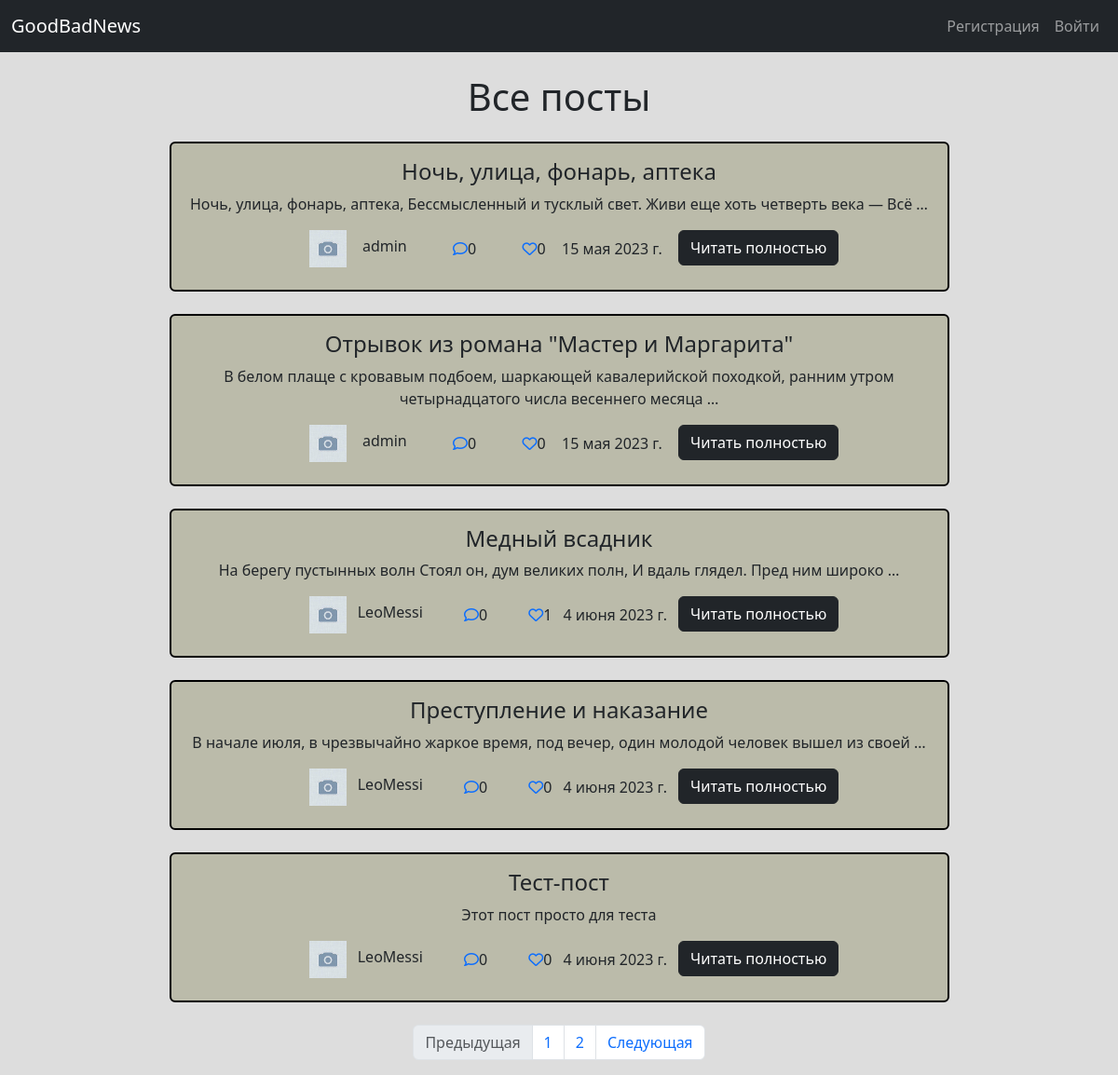
The page / on the database its author committed.
### posts/models.py (models this page shows, shortened)
class Post(models.Model):
    title = models.CharField(max_length=55)
    text = models.TextField()
    user = models.ForeignKey(to=User, on_delete=models.CASCADE)
    date = models.DateField(auto_now_add=True)
    img = models.ImageField(upload_to='content_images', null=True, blank=True)

### users/models.py (models this page shows)
class User(AbstractUser):
    img = models.ImageField(upload_to='users_images', null=True, blank=True)
    def __str__(self):
        return self.username

### posts/views.py (the view)
# urls.py: path('', PostListView.as_view(), name='list'),
class PostListView(TitleMixin, ListView):
    template_name = 'posts/list.html'
    model = Post
    context_object_name = 'posts'
    title = 'Главная'
    paginate_by = 5

### common/views.py (called while the page is built)
    def get_context_data(self, **kwargs):
        context = super().get_context_data(**kwargs)
        context['title'] = self.title
        return context

### posts/templates/posts/list.html (shortened to what this page needs)
{% extends 'posts/base.html' %}
{% load static %}
{% block content %}
    <main>
        <div class="container mt-4 text-center">
            <h1>Все посты</h1>
            {% for post in posts %}
                <div class="w-75 mx-auto">
                    <div class="card mt-4 post">
                        <div class="card-body">
                          <h4>{{ post.title }}</h4>
                          <div>
                            {{ post.text|truncatewords:15 }}
                          </div>
                          <ul class="w-75 mt-3 mb-0 mx-auto list-out">
                            <li><img src="{% if request.user.img %} {{ post.user.img.url }} {% else %} {% static 'img/1.jpg' %} {% endif %}" alt="img" height="40px" width="40px"></li>
                            <li class="pt-2"><h6>{{ post.user }}</h6></li>
                            <li class="pt-2">
                                <ul class="list-in">
                                    <li><a href="{% url 'posts:detail' post.pk %}"><i class="fa-regular fa-comment"></i></a></li>
                                    <li><p>{{ post.comment_post.count }}</p></li>
                                </ul>
                            </li>
                            <li class="pt-2">
                                <ul class="list-in">
                                    <li><a href="{% if request.user.is_authenticated %} {% url 'posts:like' post.pk %} {% else %} # {% endif %}"><i class="fa-regular fa-heart"></i></a></li>
                                    <li><p>{{ post.like_post.count }}</p></li>
                                </ul>
                            </li>
                            <li class="pt-2">{{ post.date }}</li>
                            <li><a href="{% url 'posts:detail' post.pk %}">
                                <button type="button" class="btn btn-dark">Читать полностью</button>
                                </a>
                            </li>
                          </ul>
                        </div>
                    </div>
                </div>
            {% endfor %}
        </div>
    </main>
    {% if is_paginated %}
        <nav aria-label="Page navigation example" class="mt-4">
            <ul class="pagination justify-content-center">
                <li class="page-item {% if not page_obj.has_previous %} disabled {% endif %}">
                    <a class="page-link"
                        href="{% if page_obj.has_previous %} ?page={{ page_obj.previous_page_number }} {% else %} # {% endif %}"
                        tabindex="-1" aria-disabled="true">Предыдущая
                    </a>
                </li>
                {% for page in page_obj.paginator.page_range %}
                    <li class="page-item"><a class="page-link" href="?page={{ page }}">{{ page }}</a></li>
                {% endfor %}
                <li class="page-item {% if not page_obj.has_next %} disabled {% endif %}">
                    <a class="page-link"
                        href="{% if page_obj.has_next %} ?page={{ page_obj.next_page_number }} {% else %} # {% endif %}"
                        tabindex="-1" aria-disabled="true">Следующая
                    </a>
                </li>
            </ul>
        </nav>
    {% endif %}
{% endblock %}

### posts/templates/posts/base.html (shortened to what this page needs)
{% load static %}
<!doctype html>
<html lang="en">
  <head>
    <link href="https://cdn.jsdelivr.net/npm/bootstrap@5.3.0-alpha3/dist/css/bootstrap.min.css" rel="stylesheet">
    <link href="https://cdn.jsdelivr.net/npm/@fortawesome/fontawesome-free@6.2.1/css/fontawesome.min.css" rel="stylesheet">
    <link rel="stylesheet" href="{% static 'css/style.css' %}">
  </head>
  <body>
    <nav class="navbar navbar-expand-lg bg-dark" data-bs-theme="dark">
        <div class="container-fluid">
            <a class="navbar-brand" href="{% url 'list' %}">GoodBadNews</a>
            <div class="collapse navbar-collapse" id="navbarTogglerDemo02">
            <ul class="navbar-nav ms-auto mb-2 mb-lg-0">
                {% if request.user.is_authenticated %}
                    <li class="nav-item">
                    <a class="nav-link" href="{% url 'posts:post_create' %}">Создать пост</a>
                    </li>
                    <li class="nav-item">
                    <a class="nav-link" href="{% url 'users:profile' request.user.pk %}">Профиль</a>
                    </li>
                    <li class="nav-item">
                        <a class="nav-link" href="{% url 'users:logout' %}">Выйти</a>
                    </li>
                {% else %}
                    <li class="nav-item">
                        <a class="nav-link" href="{% url 'users:register' %}">Регистрация</a>
                    </li>
                    <li class="nav-item">
                        <a class="nav-link" href="{% url 'users:login' %}">Войти</a>
                    </li>
                {% endif %}
            </div>
        </div>
    </nav>
    {% block content %}
    {% endblock %}
</body>
</html>

### static/css/style.css (style rules this page uses)
body { background-color: #ddd; }
.post { border: 2px solid black; background-color: #bba; }
.list-out { display: flex; justify-content: space-between; list-style-type: none; }
.list-in { display: flex; justify-content: center; list-style-type: none; }

### rows shown on the page
Post: title "Ночь, улица, фонарь, аптека", text "Ночь, улица, фонарь, аптека, Бессмысленный и тусклый свет. Живи еще хоть четверть века — Всё …", user "admin", comment_post.count "0", like_post.count "0", date "15 мая 2023 г."
Post: title "Отрывок из романа \"Мастер и Маргарита\"", text "В белом плаще с кровавым подбоем, шаркающей кавалерийской походкой, ранним утром четырнадцатого числа весеннего месяца …", user "admin", comment_post.count "0", like_post.count "0", date "15 мая 2023 г."
Post: title "Медный всадник", text "На берегу пустынных волн Стоял он, дум великих полн, И вдаль глядел. Пред ним широко …", user "LeoMessi", comment_post.count "0", like_post.count "1", date "4 июня 2023 г."
Post: title "Преступление и наказание", text "В начале июля, в чрезвычайно жаркое время, под вечер, один молодой человек вышел из своей …", user "LeoMessi", comment_post.count "0", like_post.count "0", date "4 июня 2023 г."
Post: title "Тест-пост", text "Этот пост просто для теста", user "LeoMessi", comment_post.count "0", like_post.count "0", date "4 июня 2023 г."

### other values the page prints
{{ page }} "1" "2"
